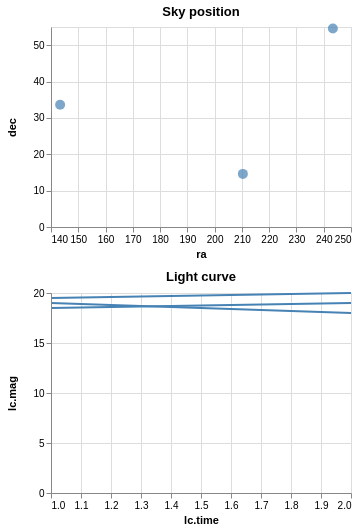

Vega-Lite specification stored for this chart:
### Vega specification from a JSON file in a GitHub repository (floating-point values rounded to 4 significant figures)
{"$schema": "https://vega.github.io/schema/vega/v4.json", "description": "Show a line chart corresponding to selected points.", "autosize": "pad", "padding": 5, "width": 300, "data": [{"name": "pts_store"}, {"name": "source_0", "values": [{"id": "001", "ra": 243.3, "dec": "+54.6", "lc": [{"time": 1, "mag": 18.5}, {"time": 2, "mag": 19}]}, {"id": "002", "ra": 210.3, "dec": "+14.6", "lc": [{"time": 1, "mag": 19.5}, {"time": 2, "mag": 20}]}, {"id": "003", "ra": 143.3, "dec": "+33.6", "lc": [{"time": 1, "mag": 19}, {"time": 2, "mag": 18}]}]}, {"name": "data_0", "source": "source_0", "transform": [{"type": "flatten", "fields": ["lc"], "as": ["lc"]}]}, {"name": "data_1", "source": "data_0", "transform": [{"type": "aggregate", "groupby": ["ra", "dec", "id"], "ops": [], "fields": [], "as": []}]}, {"name": "data_2", "source": "data_0", "transform": [{"type": "formula", "expr": "datum[\"lc\"] && datum[\"lc\"][\"time\"]", "as": "lc.time"}, {"type": "formula", "expr": "datum[\"lc\"] && datum[\"lc\"][\"mag\"]", "as": "lc.mag"}, {"type": "filter", "expr": "!(length(data(\"pts_store\"))) || (vlSelectionTest(\"pts_store\", datum))"}]}], "signals": [{"name": "concat_0_height", "value": 200}, {"name": "concat_1_height", "value": 200}, {"name": "unit", "value": {}, "on": [{"events": "mousemove", "update": "isTuple(group()) ? group() : unit"}]}, {"name": "pts", "update": "vlSelectionResolve(\"pts_store\")"}], "layout": {"padding": {"row": 10, "column": 10}, "columns": 1, "bounds": "full", "align": "each"}, "marks": [{"type": "group", "name": "concat_0_group", "title": {"text": "Sky position", "frame": "group"}, "style": "cell", "encode": {"update": {"width": {"signal": "width"}, "height": {"signal": "concat_0_height"}}}, "signals": [{"name": "pts_tuple", "value": {}, "on": [{"events": [{"source": "scope", "type": "click"}], "update": "datum && item().mark.marktype !== 'group' ? {unit: \"concat_0\", fields: pts_tuple_fields, values: [(item().isVoronoi ? datum.datum : datum)[\"id\"]]} : null", "force": true}]}, {"name": "pts_tuple_fields", "update": "[{\"field\":\"id\",\"type\":\"E\"}]"}, {"name": "pts_toggle", "value": false, "on": [{"events": [{"source": "scope", "type": "click"}], "update": "event.shiftKey"}]}, {"name": "pts_modify", "on": [{"events": {"signal": "pts_tuple"}, "update": "modify(\"pts_store\", pts_toggle ? null : pts_tuple, pts_toggle ? null : true, pts_toggle ? pts_tuple : null)"}]}], "marks": [{"name": "concat_0_marks", "type": "symbol", "style": ["circle"], "from": {"data": "data_1"}, "encode": {"update": {"opacity": {"value": 0.7}, "fill": [{"test": "datum[\"ra\"] === null || isNaN(datum[\"ra\"]) || datum[\"dec\"] === null || isNaN(datum[\"dec\"])", "value": null}, {"test": "!(length(data(\"pts_store\"))) || (vlSelectionTest(\"pts_store\", datum))", "value": "steelblue"}, {"value": "grey"}], "tooltip": {"signal": "{\"ra\": format(datum[\"ra\"], \"\"), \"dec\": format(datum[\"dec\"], \"\")}"}, "x": {"scale": "concat_0_x", "field": "ra"}, "y": {"scale": "concat_0_y", "field": "dec"}, "size": {"value": 100}, "shape": {"value": "circle"}}}}], "axes": [{"scale": "concat_0_x", "orient": "bottom", "grid": false, "title": "ra", "labelFlush": true, "labelOverlap": true, "tickCount": {"signal": "floor(width/40) + 1"}, "zindex": 1}, {"scale": "concat_0_x", "orient": "bottom", "gridScale": "concat_0_y", "grid": true, "tickCount": {"signal": "floor(width/40) + 1"}, "domain": false, "labels": false, "maxExtent": 0, "minExtent": 0, "ticks": false, "zindex": 0}, {"scale": "concat_0_y", "orient": "left", "grid": false, "title": "dec", "labelOverlap": true, "tickCount": {"signal": "floor(concat_0_height/40) + 1"}, "zindex": 1}, {"scale": "concat_0_y", "orient": "left", "gridScale": "concat_0_x", "grid": true, "tickCount": {"signal": "floor(concat_0_height/40) + 1"}, "domain": false, "labels": false, "maxExtent": 0, "minExtent": 0, "ticks": false, "zindex": 0}]}, {"type": "group", "name": "concat_1_group", "title": {"text": "Light curve", "frame": "group"}, "style": "cell", "encode": {"update": {"width": {"signal": "width"}, "height": {"signal": "concat_1_height"}}}, "marks": [{"name": "concat_1_pathgroup", "type": "group", "from": {"facet": {"name": "faceted_path_concat_1_main", "data": "data_2", "groupby": ["id"]}}, "encode": {"update": {"width": {"field": {"group": "width"}}, "height": {"field": {"group": "height"}}}}, "marks": [{"name": "concat_1_marks", "type": "line", "style": ["line"], "sort": {"field": "datum[\"lc.time\"]", "order": "descending"}, "from": {"data": "faceted_path_concat_1_main"}, "encode": {"update": {"stroke": {"value": "steelblue"}, "tooltip": {"signal": "{\"lc.time\": format(datum[\"lc.time\"], \"\"), \"lc.mag\": format(datum[\"lc.mag\"], \"\"), \"id\": ''+datum[\"id\"]}"}, "x": {"scale": "concat_1_x", "field": "lc\\.time"}, "y": {"scale": "concat_1_y", "field": "lc\\.mag"}, "defined": {"signal": "datum[\"lc.time\"] !== null && !isNaN(datum[\"lc.time\"]) && datum[\"lc.mag\"] !== null && !isNaN(datum[\"lc.mag\"])"}}}}]}], "axes": [{"scale": "concat_1_x", "orient": "bottom", "grid": false, "title": "lc.time", "labelFlush": true, "labelOverlap": true, "tickCount": {"signal": "floor(width/40) + 1"}, "zindex": 1}, {"scale": "concat_1_x", "orient": "bottom", "gridScale": "concat_1_y", "grid": true, "tickCount": {"signal": "floor(width/40) + 1"}, "domain": false, "labels": false, "maxExtent": 0, "minExtent": 0, "ticks": false, "zindex": 0}, {"scale": "concat_1_y", "orient": "left", "grid": false, "title": "lc.mag", "labelOverlap": true, "tickCount": {"signal": "floor(concat_1_height/40) + 1"}, "zindex": 1}, {"scale": "concat_1_y", "orient": "left", "gridScale": "concat_1_x", "grid": true, "tickCount": {"signal": "floor(concat_1_height/40) + 1"}, "domain": false, "labels": false, "maxExtent": 0, "minExtent": 0, "ticks": false, "zindex": 0}]}], "scales": [{"name": "concat_0_x", "type": "linear", "domain": {"data": "data_1", "field": "ra"}, "range": [0, {"signal": "width"}], "zero": false, "nice": true}, {"name": "concat_0_y", "type": "linear", "domain": {"data": "data_1", "field": "dec"}, "range": [{"signal": "concat_0_height"}, 0], "nice": true, "zero": true}, {"name": "concat_1_x", "type": "linear", "domain": {"data": "data_2", "field": "lc\\.time"}, "range": [0, {"signal": "width"}], "zero": false, "nice": true}, {"name": "concat_1_y", "type": "linear", "domain": {"data": "data_2", "field": "lc\\.mag"}, "range": [{"signal": "concat_1_height"}, 0], "nice": true, "zero": true}], "config": {"axisY": {"minExtent": 30}}}
